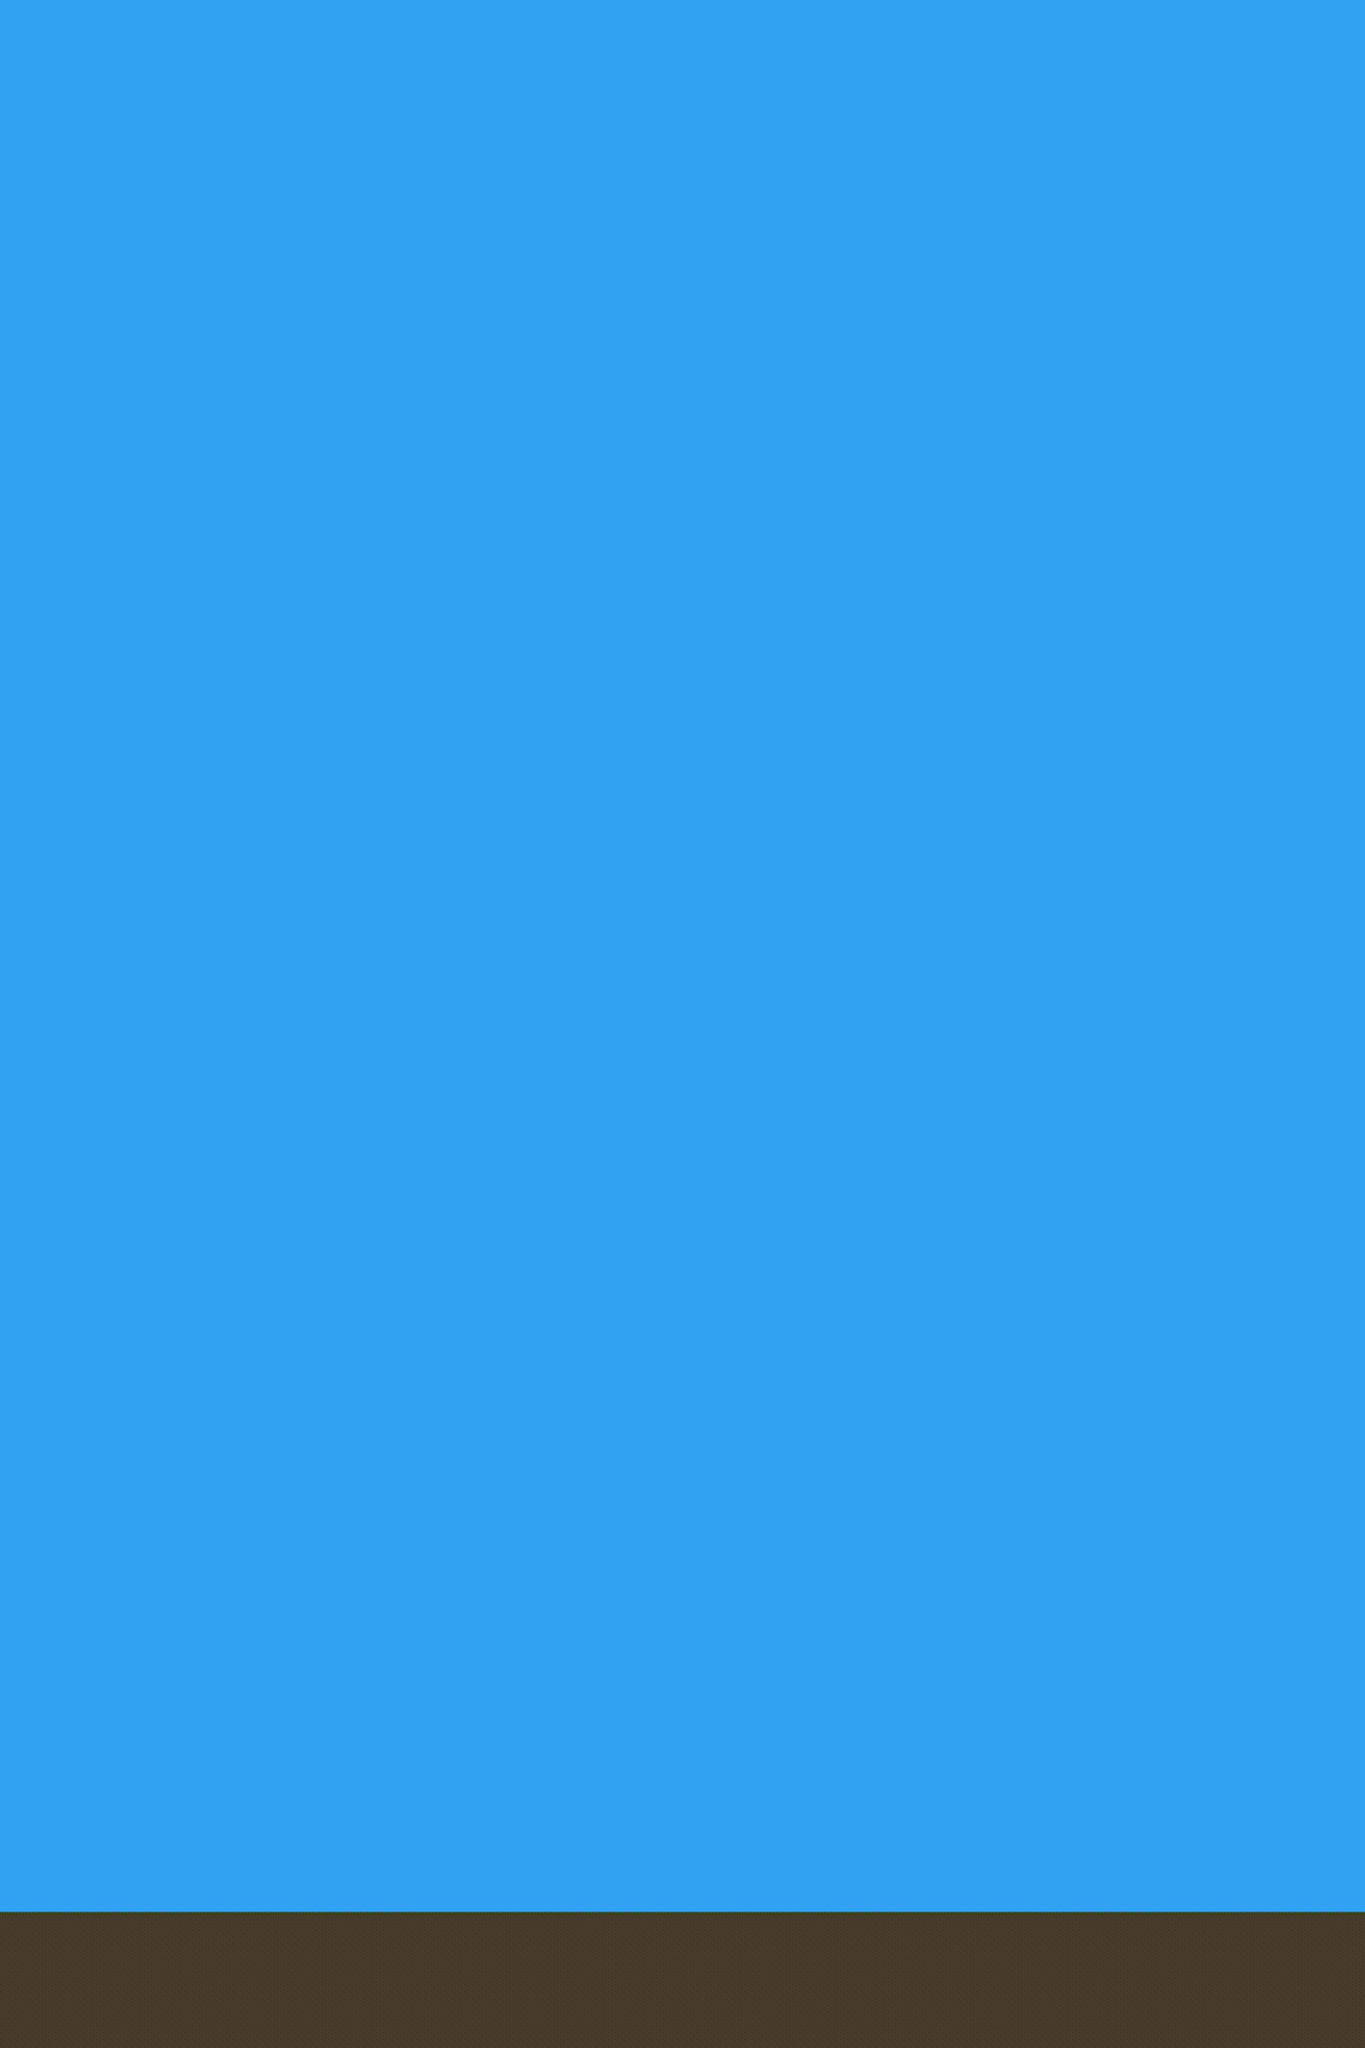

A level layout from a 2D game, rendered from its tile map. Below: a short description, then the map file with tile-grid data replaced by summaries:
An orthogonal 200x300 tile map with 16x16 px tiles, 4 tile layers (Sky, Background, Mainground, Frontground).

<map version="1.2" tiledversion="1.3.4" orientation="orthogonal" renderorder="right-down" width="200" height="300" tilewidth="16" tileheight="16" infinite="0" nextlayerid="5" nextobjectid="1">
 <tileset firstgid="1" name="tiles" tilewidth="16" tileheight="16" tilecount="6" columns="6">
  <image source="tiles.png" trans="00aaff" width="96" height="16" />
 </tileset>
 <layer id="1" name="Sky" width="200" height="300">
  <data>[60000 cells, 60000 non-empty, 1 distinct tile ids]</data>
 </layer>
 <layer id="2" name="Background" width="200" height="300">
  <data>[60000 cells, 0 non-empty, 0 distinct tile ids]</data>
 </layer>
 <layer id="3" name="Mainground" width="200" height="300">
  <data>[60000 cells, 4000 non-empty, 2 distinct tile ids]</data>
 </layer>
 <layer id="4" name="Frontground" width="200" height="300">
  <data>[60000 cells, 0 non-empty, 0 distinct tile ids]</data>
 </layer>
</map>
